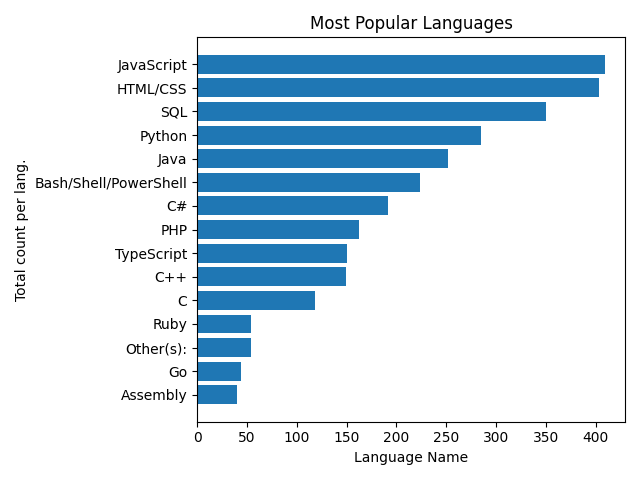

Reproduce this figure in Python.
import pandas as pd
import csv
import matplotlib.pyplot as plt
from collections import Counter
import numpy as np

data = pd.read_csv('data.csv')
ids = data['Responder_id']
lan_responses = data['LanguagesWorkedWith']



# with open('data.csv') as csv_file:
#     csv_reader = csv.DictReader(csv_file)
    
    # row = next(csv_reader)
    # print(row)
    # print(row['LanguagesWorkedWith'])
    # print(row['LanguagesWorkedWith'].split(';'))
    
language_counter = Counter()
    
for response in lan_responses:
    language_counter.update(response.split(';'))
    
    # for row in csv_reader:
    #     language_counter.update(row['LanguagesWorkedWith'].split(';'))
        
    # print(language_counter.most_common(15))
    
# want languages on one axis and popularity on y axis 

languages = []
popularity = []

for item in language_counter.most_common(15): #looping over a list of tuples
    languages.append(item[0])
    popularity.append(item[1])   
 
# print(languages)
# print(popularity)   

languages.reverse()
popularity.reverse()

plt.barh(languages, popularity)

plt.title('Most Popular Languages')
plt.xlabel('Language Name')
plt.ylabel('Total count per lang.')

plt.tight_layout()

plt.savefig('languages_bar.png')
plt.show()
    

    
   
    
    
